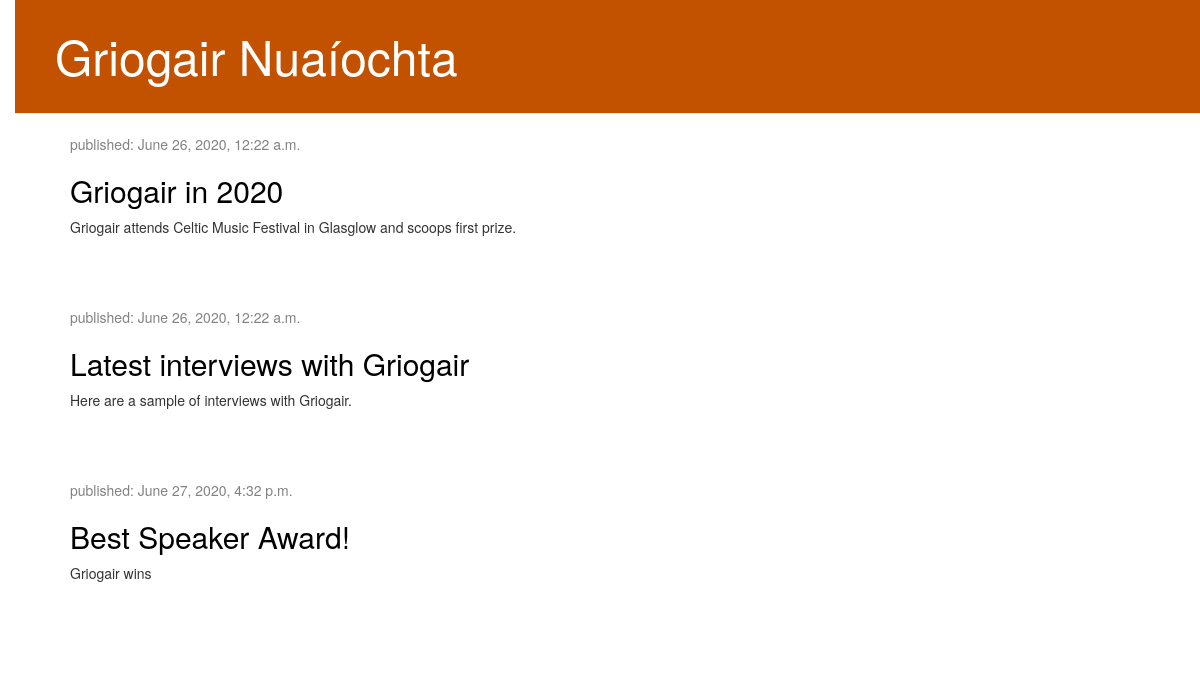
Before: / with the older database file.
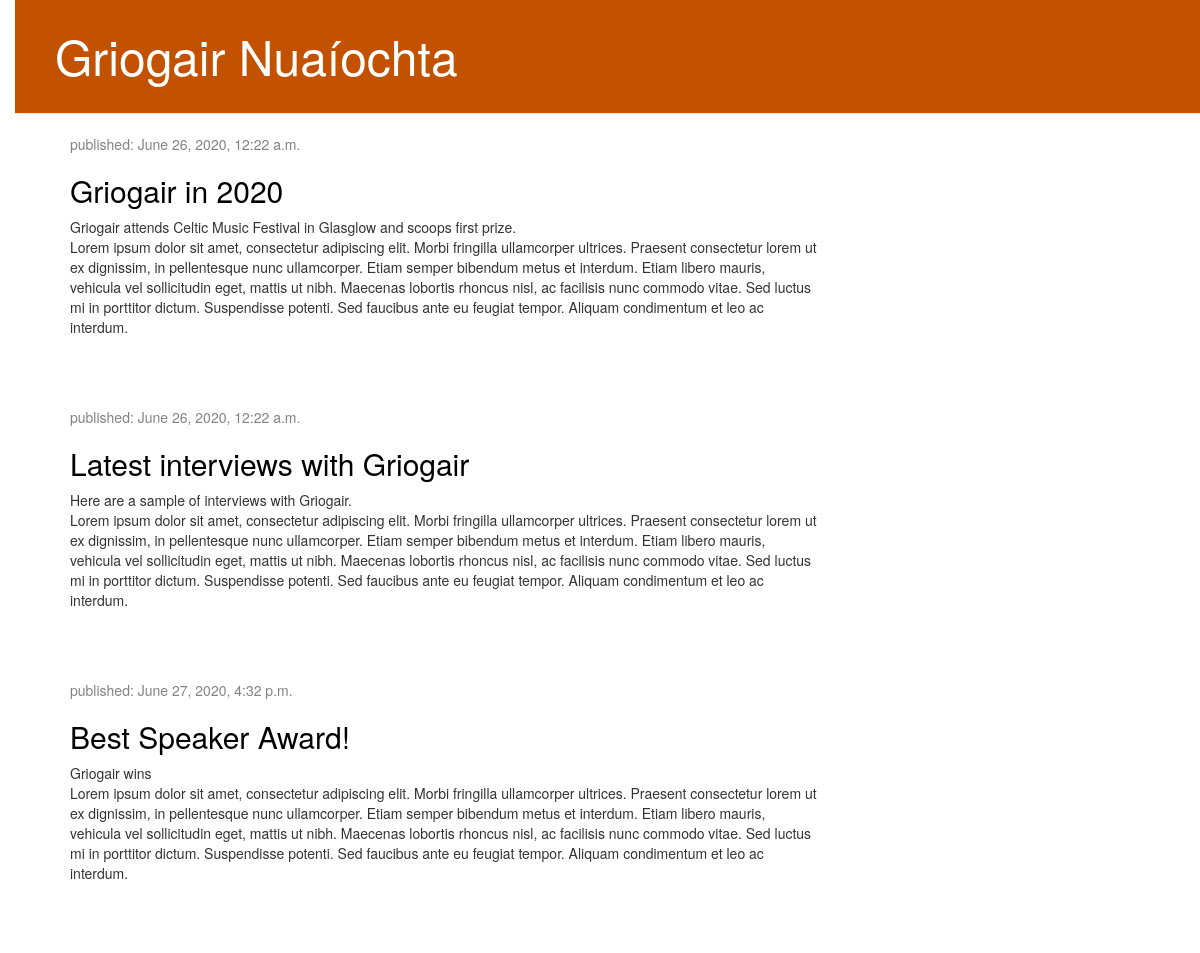
After: the same page with the newer database file.
### blog/models.py (models this page shows, shortened)
class Post(models.Model):
    author = models.ForeignKey(settings.AUTH_USER_MODEL, on_delete=models.CASCADE)
    title = models.CharField(max_length=200)
    text = models.TextField()
    created_date = models.DateTimeField(default=timezone.now)
    published_date = models.DateTimeField(blank=True, null=True)

### blog/views.py (the view)
# urls.py: path('', views.post_list, name='post_list'),
def post_list(request):
    posts = Post.objects.filter(published_date__lte=timezone.now()).order_by('published_date')
    return render(request, 'blog/post_list.html', {'posts': posts})

### blog/templates/blog/post_list.html (shortened to what this page needs)
{% load static %}
<html>
    <head>
        <link rel="stylesheet" href="//maxcdn.bootstrapcdn.com/bootstrap/3.2.0/css/bootstrap.min.css">
        <link rel="stylesheet" href="//maxcdn.bootstrapcdn.com/bootstrap/3.2.0/css/bootstrap-theme.min.css">
        <link rel="stylesheet" href="{% static 'css/blog.css' %}">
    </head>
    <body>
        <div class="page-header">
           <h1><a href="/">Griogair Nuaíochta</a></h1>
        </div>
    <div class="content container">
    <div class="row">
        <div class="col-md-8">
            {% for post in posts %}
                <div class="post">
                    <div class="date">
                        <p>published: {{ post.published_date }}</p>
                    </div>
                    <h2><a href="">{{ post.title }}</a></h2>
                    <p>{{ post.text|linebreaksbr }}</p>
                </div>
            {% endfor %}
        </div>
    </div>
</div>
    </body>
</html>

### blog/static/css/blog.css (style rules this page uses)
h1 a, h2 a { color: #C25100; }
body { padding-left: 15px; }
.page-header { background-color: #C25100; margin-top: 0; padding: 10px 20px 20px 40px; }
.page-header h1, .page-header h1 a, .page-header h1 a:visited, .page-header h1 a:active { color: #ffffff; font-size: 36pt; text-decoration: none; }
.content { margin-left: 40px; }
h1, h2, h3, h4 { color: #C1123E; }
.date { color: #828282; }
.post { margin-bottom: 70px; }
.post h2 a, .post h2 a:visited { color: #000000; }

Changed rows visible on the page:
changed Post: text "Griogair attends Celtic Music Festival in Glasglow and scoops first prize." → "…and scoops first prize. Lorem ipsum dolor sit amet, consectetur adipiscing elit. Morbi fringilla ullamcorper ultrices. Praesent consectetur lorem ut ex dignissim, in pellentesque nunc ullamcorper. Etiam semper bibendum metus et interdum. Etiam libero mauris, vehicula vel sollicitudin eget, mattis ut nibh. Maecenas lobortis rhoncus nisl, ac facilisis nunc commodo vitae. Sed luctus mi in porttitor dictum. Suspendisse potenti. Sed faucibus ante eu feugiat tempor. Aliquam condimentum et leo ac interdum."
changed Post "Latest interviews with Griogair": text "Here are a sample of interviews with Griogair." → "…of interviews with Griogair. Lorem ipsum dolor sit amet, consectetur adipiscing elit. Morbi fringilla ullamcorper ultrices. Praesent consectetur lorem ut ex dignissim, in pellentesque nunc ullamcorper. Etiam semper bibendum metus et interdum. Etiam libero mauris, vehicula vel sollicitudin eget, mattis ut nibh. Maecenas lobortis rhoncus nisl, ac facilisis nunc commodo vitae. Sed luctus mi in porttitor dictum. Suspendisse potenti. Sed faucibus ante eu feugiat tempor. Aliquam condimentum et leo ac interdum."
changed Post "Best Speaker Award!": text "Griogair wins" → "Griogair wins Lorem ipsum dolor sit amet, consectetur adipiscing elit. Morbi fringilla ullamcorper ultrices. Praesent consectetur lorem ut ex dignissim, in pellentesque nunc ullamcorper. Etiam semper bibendum metus et interdum. Etiam libero mauris, vehicula vel sollicitudin eget, mattis ut nibh. Maecenas lobortis rhoncus nisl, ac facilisis nunc commodo vitae. Sed luctus mi in porttitor dictum. Suspendisse potenti. Sed faucibus ante eu feugiat tempor. Aliquam condimentum et leo ac interdum."
